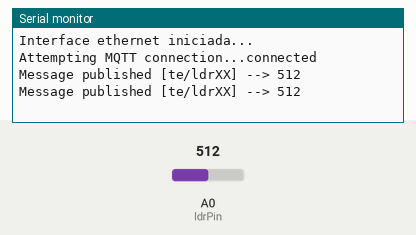
A sketch run on a simulated Arduino Uno, built with avr-gcc and run on an emulated ATmega328P. Parts: the last lines printed to the serial monitor. Inputs (shaded band) come from the test bench; at power-on: A0 (ldrPin) = 512. WiFi joins after 1.5 s; servers stay silent unless stated; no MQTT or app messages arrive unless stated.

Above: at 4.2 s.
4.3 s: A0 (ldrPin) set to 716
At 5.6 s:
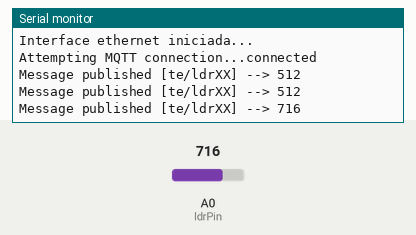
5.8 s: A0 (ldrPin) set to 900
At 6.9 s:
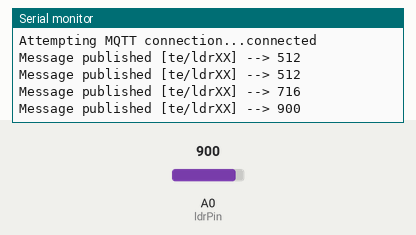
Timing chart, 0 to 8.8 s (numbered marks = the images above; inputs shaded):
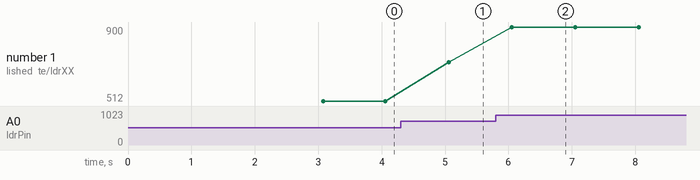

The sketch:

MQTTSensor.ino
```cpp
/*
  Exemplo: 03-IoT/MQTTSimple
*/

#include <SPI.h>
#include <Ethernet.h>
#include <PubSubClient.h>

// TODO: cada bancada deve ter um MAC address diferente
byte mac[]    = {0xDE, 0xED, 0xBA, 0xFE, 0xFE, 0xED}; //TODO modificar aqui!!

/** Plano A => Tyckr MQTT IO**/
String server = "mqtt.tyckr.io";
int port = 1883;

/** Plano B => Bevywise MQTT HQ **/
//String server = "public-mqtt-broker.bevywise.com";
//int port = 1883;

String ldrTopic = "te/ldrXX";
String clientName = "arduinoClientXX"; //TODO modificar aqui! Cada cliente MQTT deve ter um nome único!

int ldrPin = A0;

// Criação e inicialização dos objetos para a criação de um cliente MQTT
EthernetClient ethClient;
PubSubClient client(ethClient);

// Função para criação da conexão com o MQTT Broker
void connectToMQTTBroker() {

  // Tentativa (de forma repetida) de conexão
  while (!client.connected()) {
    Serial.print("Attempting MQTT connection...");

    if (client.connect(clientName.c_str())) {
      Serial.println("connected");
    }
    else {
      Serial.print("failed, rc=");
      Serial.print(client.state());
      Serial.println("trying again in 5 seconds");
      // Aguarda 5 segundos antes de tentar novamente a conexão
      delay(5000);
    }
  }
}

void setup()
{
  Serial.begin(9600);

  // Inicializando o Ethernet Shield
  Ethernet.begin(mac);
  delay(1500);

  Serial.println("Interface ethernet iniciada...");

  // Setando informações do Broker MQTT e da função de callback
  client.setServer(server.c_str(), port);

  connectToMQTTBroker();
}

void publishLuminosity() {
  int luminosity = analogRead(ldrPin);
  String lumStr = String(luminosity);

  client.publish(ldrTopic.c_str(), lumStr.c_str());
  Serial.print("Message published [");
  Serial.print(ldrTopic);
  Serial.print("] --> ");
  Serial.println(luminosity);
}

void loop()
{
  if(!client.connected()) {
    connectToMQTTBroker();

  }
  publishLuminosity();
  delay(1000);

  client.loop();
}
```

Measured:
- after the input at 4.3 s, the serial monitor: prints a new line after 0.75 s (image 1)
- after the input at 5.8 s, the serial monitor: prints a new line after 0.26 s (image 2)
- plotted number 1: 512 → 716 after the input at 4.3 s, 716 → 900 after the input at 5.8 s
